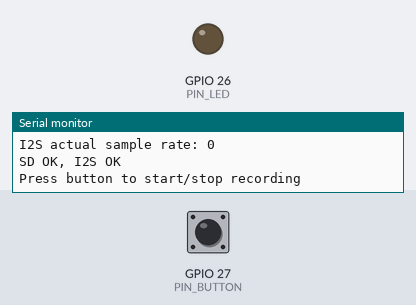
A sketch run on a simulated ESP32. On the bench: output pins drawn as LEDs (lit = HIGH), the last lines printed to the serial monitor. The inputs (shaded band) are chosen by the test bench; at power-on: GPIO 27 (PIN_BUTTON) HIGH. I2S audio is not simulated (input reads silence); storage starts empty.

Above: at 1.2 s.
1.3 s: GPIO 27 (PIN_BUTTON) pulled LOW for 0.15 s
At 2.5 s:
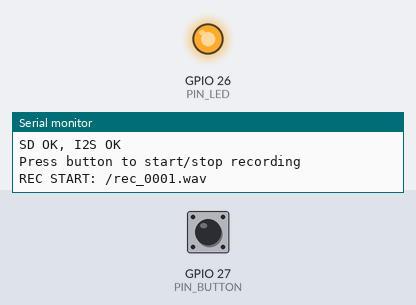
2.9 s: GPIO 27 (PIN_BUTTON) pulled LOW for 1 s
At 3.6 s:
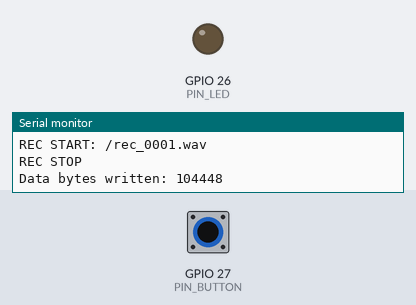
5.4 s: GPIO 27 (PIN_BUTTON) pulled LOW for 3.2 s
At 6.8 s:
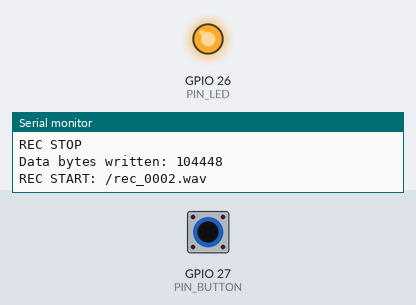
Timing chart, 0 to 8.4 s (numbered marks = the images above; inputs shaded):
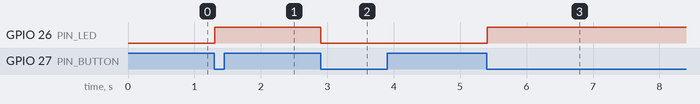

The sketch:

microphone_code.ino
```cpp
#include <Arduino.h>
#include <driver/i2s.h>
#include <SPI.h>
#include <SD.h>

//Wiring for MicroSD Card Adapter
#define PIN_SD_MISO 19
#define PIN_SD_MOSI 23
#define PIN_SD_SCK  18
#define PIN_SD_CS   5

//definition for the LED, PUSH BUTTON AND MIC OUTPUT
#define PIN_LED     26
#define PIN_BUTTON  27
#define PIN_MIC_ADC 36//output from max4466 to pin 36

//Audio
#define SAMPLE_RATE     44100//standard sampling rate
#define BITS_PER_SAMPLE I2S_BITS_PER_SAMPLE_16BIT//each sample uses 2 bytes
#define CHANNELS        1//mono audio

//State variables
File wavFile;//the current file on the SD card
bool recording = false;//true when recording is active, false when stopped
String currentName;//stores the file name, like /rec_0001.wav
uint32_t totalDataBytes = 0;//counts how many bytes of audio were written
uint32_t actualSampleRate = SAMPLE_RATE;//stores the real I2S clock rate used by ESP32

//I2S Config
i2s_config_t i2s_config = {
  .mode = (i2s_mode_t)(I2S_MODE_MASTER | I2S_MODE_RX | I2S_MODE_ADC_BUILT_IN),
  .sample_rate = SAMPLE_RATE,
  .bits_per_sample = BITS_PER_SAMPLE,
  .channel_format = I2S_CHANNEL_FMT_ONLY_LEFT,
  .communication_format = I2S_COMM_FORMAT_I2S_MSB,
  .intr_alloc_flags = ESP_INTR_FLAG_LEVEL1,
  .dma_buf_count = 8,
  .dma_buf_len = 1024,
  .use_apll = false,
  .tx_desc_auto_clear = false,
  .fixed_mclk = 0
};

//WAV Helpers
//Writes a 16-bit value in little endian format
void write_u16_le(File &f, uint16_t v) {
  uint8_t b[2] = { (uint8_t)(v & 0xFF), (uint8_t)((v >> 8) & 0xFF) };
  f.write(b, 2);
}

//Writes a 32-bit value in little endian format.
void write_u32_le(File &f, uint32_t v) {
  uint8_t b[4] = {
    (uint8_t)(v & 0xFF),
    (uint8_t)((v >> 8) & 0xFF),
    (uint8_t)((v >> 16) & 0xFF),
    (uint8_t)((v >> 24) & 0xFF)
  };
  f.write(b, 4);
}

//Writes 4-character labels
void write_tag(File &f, const char tag[4]) {
  f.write((const uint8_t*)tag, 4);
}

//Writing the WAV header
void write_wav_header(File &f) {
  write_tag(f, "RIFF");//marks the file as a riff file
  write_u32_le(f, 0);//writes 0 for now and patches it later.
  write_tag(f, "WAVE");//marks it as a WAV audio file

  write_tag(f, "fmt ");//starts the format section
  write_u32_le(f, 16);//PCM format block size
  write_u16_le(f, 1);//stardard PCM, uncompressed audio
  write_u16_le(f, CHANNELS);//writes 1 for mono
  write_u32_le(f, actualSampleRate);//writes the real sample rate into the WAV header

  uint32_t byteRate   = actualSampleRate * CHANNELS * (BITS_PER_SAMPLE / 8);//bytes per second
  uint16_t blockAlign = CHANNELS * (BITS_PER_SAMPLE / 8);//bytes per sample frame

  write_u32_le(f, byteRate);//writes 16
  write_u16_le(f, blockAlign);
  write_u16_le(f, BITS_PER_SAMPLE);

  write_tag(f, "data");//starts the audio data section
  write_u32_le(f, 0); // file is unknown at start so patched later
}

//Patching the WAV header after recording
void patch_wav_header(File &f) {
  uint32_t fileSize = f.size();//gets full size in bytes
  uint32_t subchunk2Size = fileSize - 44;//subtracts 44 byte WAV header,ramins is pure audio data
  uint32_t chunkSize     = fileSize - 8;//WAV format expects chunk size to be total file size minus 8
  f.seek(4);//patch bytes 4 to 7
  write_u32_le(f, chunkSize);
  f.seek(40);//patch bytes 40 to 43
  write_u32_le(f, subchunk2Size);
}

//File Naming
String next_wav_name() {
  for (int i = 1; i <= 9999; i++) {
    char path[20];
    snprintf(path, sizeof(path), "/rec_%04d.wav", i);
    if (!SD.exists(path)) return String(path);
  }
  return String("/rec_last.wav");
}

//Recording Start
void start_recording() {
  currentName = next_wav_name();
  totalDataBytes = 0;

  wavFile = SD.open(currentName.c_str(), FILE_WRITE);
  if (!wavFile) {
    Serial.println("SD open failed");
    return;
  }

  write_wav_header(wavFile);
  wavFile.flush();

  recording = true;
  digitalWrite(PIN_LED, HIGH);

  Serial.print("REC START: ");
  Serial.println(currentName);
}

//Recording STOP
void stop_recording() {
  recording = false;
  digitalWrite(PIN_LED, LOW);

  if (!wavFile) return;

  wavFile.flush();
  patch_wav_header(wavFile);
  wavFile.close();

  Serial.println("REC STOP");
  Serial.print("Data bytes written: ");
  Serial.println(totalDataBytes);
}

//DC Removal Filter
int32_t x_prev = 0;
int32_t y_prev = 0;
const float HPF_ALPHA = 0.998f;

int16_t dc_filter(int16_t raw) {
  int32_t x_curr = raw;
  int32_t y_curr = (x_curr - x_prev) + (HPF_ALPHA * y_prev);
  x_prev = x_curr;
  y_prev = y_curr;
  return (int16_t)y_curr;
}

//Setup
void setup() {
  Serial.begin(115200);

  pinMode(PIN_LED, OUTPUT);
  digitalWrite(PIN_LED, LOW);
  pinMode(PIN_BUTTON, INPUT_PULLUP);

  SPI.begin(PIN_SD_SCK, PIN_SD_MISO, PIN_SD_MOSI, PIN_SD_CS);
  if (!SD.begin(PIN_SD_CS, SPI, 4000000)) {
    Serial.println("SD init failed!");
    while (true) delay(500);
  }

  i2s_driver_install(I2S_NUM_0, &i2s_config, 0, NULL);
  i2s_set_adc_mode(ADC_UNIT_1, ADC1_CHANNEL_0);
  i2s_adc_enable(I2S_NUM_0);

  //Query actual rate correctly
  float clk = i2s_get_clk(I2S_NUM_0);
  actualSampleRate = (uint32_t)clk;
  Serial.printf("I2S actual sample rate: %u\n", actualSampleRate);

  Serial.println("SD OK, I2S OK");
  Serial.println("Press button to start/stop recording");
}

//Loop
void loop() {
  static int lastButton = HIGH;
  int btn = digitalRead(PIN_BUTTON);

  if (btn == LOW && lastButton == HIGH) {
    if (!recording) start_recording();
    else stop_recording();
    delay(200); // debounce
  }
  lastButton = btn;

  if (recording) {
    int16_t buffer[1024];
    size_t bytesRead;
    i2s_read(I2S_NUM_0, (void*)buffer, sizeof(buffer), &bytesRead, portMAX_DELAY);

    // Apply DC removal filter + software gain
    for (int i = 0; i < bytesRead / 2; i++) {
      int16_t filtered = dc_filter(buffer[i]);
      int32_t amplified = (int32_t)filtered * 4; // 4x gain
      if (amplified > 32767) amplified = 32767;
      if (amplified < -32768) amplified = -32768;
      buffer[i] = (int16_t)amplified;
    }

    if (wavFile) {
      wavFile.write((uint8_t*)buffer, bytesRead);
      totalDataBytes += bytesRead;
    }
  }
}
```

Measured:
- after the input at 1.3 s, GPIO 26 (PIN_LED): LOW → HIGH at once
- after the input at 2.9 s, GPIO 26 (PIN_LED): HIGH → LOW at once
- after the input at 5.4 s, GPIO 26 (PIN_LED): LOW → HIGH at once
